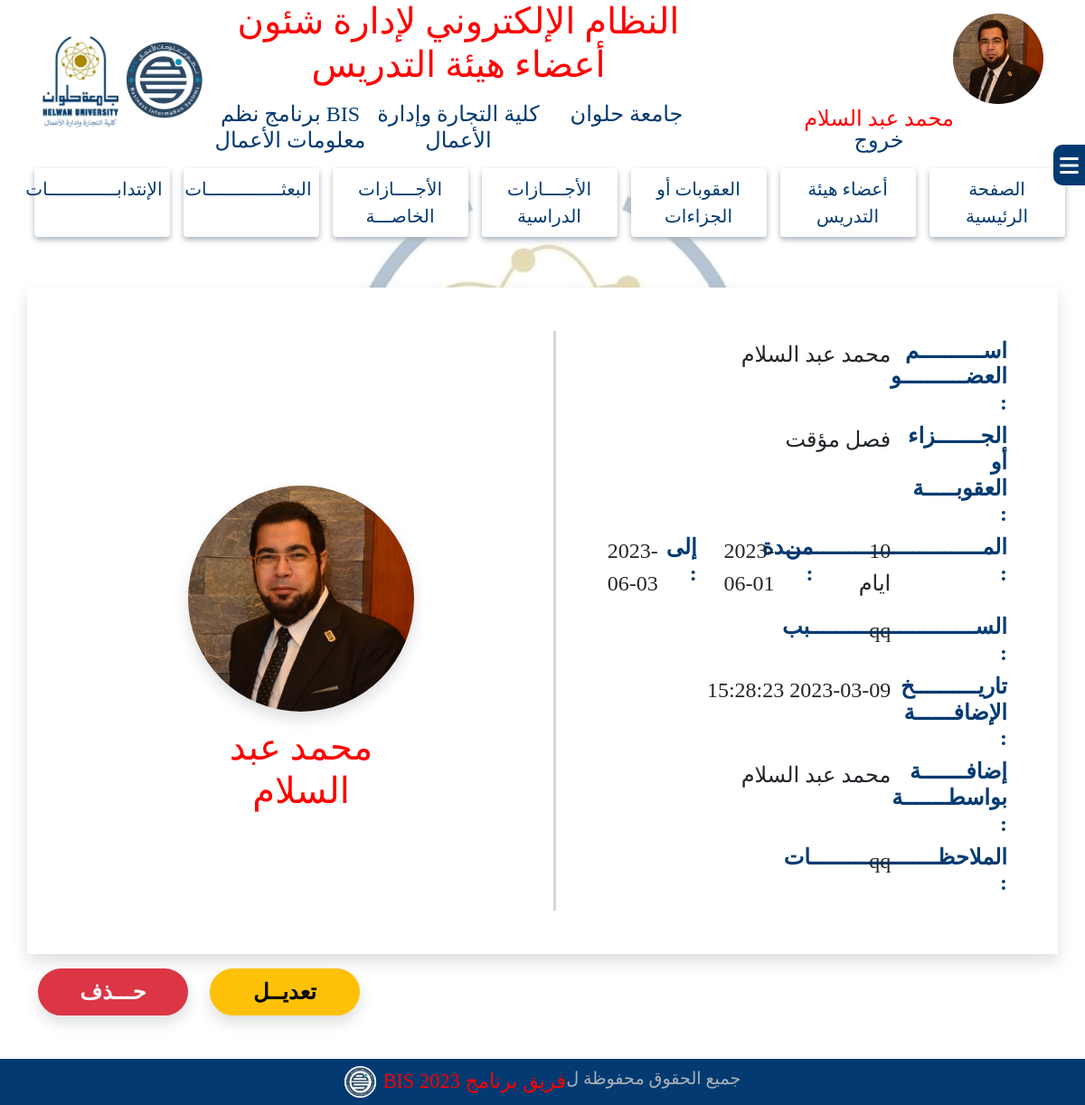
The app's page /system/penaltyDetails.php?id=17 (signed in) with its own data.
### tables this page shows
CREATE TABLE `p74_penalties` (
  `penality_id` int(50) NOT NULL,
  `doctorCodeInput` int(50) NOT NULL,
  `penaltyDescription` varchar(255) NOT NULL,
  `penaltyReason` text NOT NULL,
  `penaltyFile` varchar(255) NOT NULL,
  `penaltyDuration` varchar(255) NOT NULL,
  `startDate` date NOT NULL,
  `endDate` date NOT NULL,
  `penaltyNotes` text NOT NULL,
  `added_date` datetime NOT NULL DEFAULT current_timestamp(),
  `added_by` tinyint(4) NOT NULL
);

CREATE TABLE `doctors_account` (
  `DoctorCode` int(11) NOT NULL,
  `Doctor_ar_Name` varchar(255) NOT NULL,
  `Doctor_eng_Name` varchar(255) NOT NULL,
  `National_id` varchar(255) NOT NULL,
  `Mobile` varchar(255) NOT NULL,
  `Academic_Mail` varchar(255) NOT NULL,
  `Personal_Mail` varchar(255) NOT NULL,
  `Notes` text NOT NULL,
  `Doctor_image` varchar(255) NOT NULL,
  `Department_id` tinyint(4) NOT NULL,
  `uni_id` tinyint(4) NOT NULL,
  `Faculty_id` tinyint(4) NOT NULL,
  `Doctor_job_id` tinyint(4) NOT NULL,
  `date_of_birth` date NOT NULL,
  `hiring_date` date NOT NULL,
  `qualifications` text NOT NULL
);

CREATE TABLE `users` (
  `user_id` tinyint(4) NOT NULL,
  `user_ar_name` varchar(50) NOT NULL,
  `username` varchar(30) NOT NULL,
  `password` varchar(20) NOT NULL,
  `user_type_id` tinyint(4) NOT NULL,
  `added_date` datetime NOT NULL DEFAULT current_timestamp(),
  `added_by` tinyint(4) NOT NULL,
  `Notes` text DEFAULT NULL,
  `is_enable` varchar(3) NOT NULL DEFAULT 'Yes' COMMENT 'yes or no',
  `image` varchar(50) NOT NULL
);

### system/penaltyDetails.php (the view, shortened to what this page needs)
<?php
include "../Connections/syscon.php";
if (isset($_GET['id'])) {
    $id = $_GET['id'];
    $myquery = "SELECT * FROM doctors_account
    INNER JOIN  p74_penalties
    ON doctors_account.DoctorCode=p74_penalties.doctorCodeInput WHERE penality_id= '$id'";
    $results = mysqli_query($bis, $myquery);
    while ($row = mysqli_fetch_array($results)) {
        $Doctor_image = $row['Doctor_image'];
        $Doctor_ar_Name = $row['Doctor_ar_Name'];
    }
    mysqli_select_db($bis, $database_bis);
    $myquery = "SELECT * FROM p74_penalties
                INNER JOIN  users
                ON p74_penalties.added_by=users.user_id
                WHERE penality_id= '$id'";
    $result = $bis->query($myquery);
    if ($result->num_rows === 1 ) {
        $row = $result->fetch_assoc();
        $penality_id = $row['penality_id'];
        $penaltyDescription = $row['penaltyDescription'];
        $startDate = $row["startDate"];
        $endDate = $row["endDate"];
        $penaltyReason = $row["penaltyReason"];
        $penaltyNotes = $row["penaltyNotes"];
        $penaltyDuration = $row["penaltyDuration"];
        $user_ar_name = $row["user_ar_name"];
        $added_date = $row["added_date"];
    }
}
?>
<!DOCTYPE html>
<html lang="ar">
<head>
    <link rel="stylesheet" href="../css/all.min.css">
    <link rel="stylesheet" href="../css/bootstrap.min.css">
    <link rel="stylesheet" href="../css/style.css">
</head>
<body class="body">
    <?php
    include('header.php');
    ?>
    <div class="sidebarContainer">
        <?php
        include('sidebar.php');
        ?>
    </div>
    <div class="container bg-white p-5 shadow mt-5">
        <div class="row align-items-center">
            <div class="col-md-6">
                <div class="penaltyData p-2">
                    <div class="row">
                        <div class="col-md-3">
                            <h4 class="mainText fw-bold">اســــــــــم العضــــــــــو :</h4>
                        </div>
                        <div class="col-md-9">
                            <p class="fs-4"><?php echo $Doctor_ar_Name; ?></p>
                        </div>
                    </div>
                    <div class="row">
                        <div class="col-md-3">
                            <h4 class="mainText fw-bold">الجـــــــزاء أو العقوبـــــة :</h4>
                        </div>
                        <div class="col-md-9">
                            <p class="fs-4"><?php echo $penaltyDescription; ?></p>
                        </div>
                    </div>
                    <div class="row">
                        <div class="col-md-3">
                            <h4 class="mainText fw-bold">المـــــــــــــــــــــــــــــــدة :</h4>
                        </div>
                        <div class="col-md-2">
                            <p class="fs-4"><?php echo $penaltyDuration; ?></p>
                        </div>
                        <div class="col-md-1">
                            <h4 class="mainText fw-bold">من :</h4>
                        </div>
                        <div class="col-md-2">
                            <p class="fs-4"><?php echo $startDate; ?></p>
                        </div>
                        <div class="col-md-1">
                            <h4 class="mainText fw-bold">إلى :</h4>
                        </div>
                        <div class="col-md-2">
                            <p class="fs-4"><?php echo $endDate; ?></p>
                        </div>
                    </div>
                    <div class="row">
                        <div class="col-md-3">
                            <h4 class="mainText fw-bold"> الســــــــــــــــــــــــــبب :</h4>
                        </div>
                        <div class="col-md-9">
                            <p class="fs-4"><?php echo $penaltyReason; ?></p>
                        </div>
                    </div>
                    <div class="row">
                        <div class="col-md-3">
                            <h4 class="mainText fw-bold"> تاريــــــــــخ الإضافــــــة :</h4>
                        </div>
                        <div class="col-md-9">
                            <p class="fs-4"><?php echo $added_date; ?></p>
                        </div>
                    </div>
                    <div class="row">
                        <div class="col-md-3">
                            <h4 class="mainText fw-bold">إضافـــــــة بواسطـــــــة :</h4>
                        </div>
                        <div class="col-md-9">
                            <p class="fs-4"><?php echo $user_ar_name;?></p>
                        </div>
                    </div>
                    <div class="row">
                        <div class="col-md-3">
                            <h4 class="mainText fw-bold">الملاحظــــــــــــــــــــات :</h4>
                        </div>
                        <div class="col-md-9">
                            <p class="fs-4"><?php echo $penaltyNotes; ?></p>
                        </div>
                    </div>
                </div>
            </div>
            <div class="col-md-6 d-flex justify-content-center align-items-center pb-5">
                <div class="memberPhoto">
                    <img src="../images/members/<?php echo $Doctor_image; ?>" class="w-100 h-100 ratio-1x1 rounded-circle shadow" alt="">
                    <h1 class="text-center mainTitle pt-3"><?php echo $Doctor_ar_Name; ?></h1>
                </div>
            </div>
        </div>
    </div>
    <div class="container mt-3 mb-5">
        <div class="row justify-content-end">
            <div class="col-md-2">
                <a href="updatePenaltyData.php?id=<?php echo $penality_id; ?>">
                    <button id="updateBtn" class="btn btn-warning w-100 rounded-pill fw-bold fs-4 border-2 shadow">تعديــل</button>
                </a>
            </div>
            <div class="col-md-2">
                <button id="deleteBtn" data-bs-toggle="modal" data-bs-target="#deletePenaltyModal" name="deleteBtn" class="btn btn-danger w-100 rounded-pill fw-bold fs-4 border-2 shadow">حـــذف</button>
            </div>
        </div>
    </div>
    <?php
    include('footer.php');
    ?>
</body>
</html>

### css/style.css (style rules this page uses)
:root { --main-title: #f00; --main-text: #023A71; --subtext: #AAB2BA; }
* { font-family: "typesetting"; margin: 0; padding: 0; box-sizing: border-box; direction: rtl; }
.mainTitle { color: var(--main-title, #f00) }
.mainText { color: var(--main-text, #023A71) }
::placeholder { color: var(--subtext, #AAB2BA); opacity: 0.8 !important; font-size: 1.3rem; padding-right: 24px; }
.shadow { box-shadow: 0px 3px 6px #AAB2BA; }
.body { background-image: url(../images/Facultylogo.jpg); background-repeat: no-repeat; background-position: center; background-attachment: fixed; }
.sidebarContainer { position: fixed; width: 100%; top: 20vh; right: -100%; z-index: 99999; }
.memberPhoto { width: 250px; height: 250px; }
.memberData, .penaltyData, .vacationData { border-left: 3px solid rgba(170, 178, 186, 0.5); }

### records on screen
p74_penalties: doctorCodeInput.Doctor_ar_Name "محمد عبد السلام", penaltyDescription "فصل مؤقت", penaltyDuration "10 ايام", startDate "2023-06-01", endDate "2023-06-03", penaltyReason "qq", added_by.added_date "2023-03-09 15:28:23", added_by.user_ar_name "محمد عبد السلام", penaltyNotes "qq", doctorCodeInput.Doctor_image (picture)

### other values on screen
$_SESSION['user_ar_name'] "محمد عبد السلام"
$_SESSION['app_name'] "النظام الإلكتروني لإدارة شئون أعضاء هيئة التدريس"
$_SESSION['Uni_name'] "جامعة حلوان"
$_SESSION['Faculty_name'] "كلية التجارة وإدارة الأعمال"
$_SESSION['Program_name'] "BIS برنامج نظم معلومات الأعمال"
